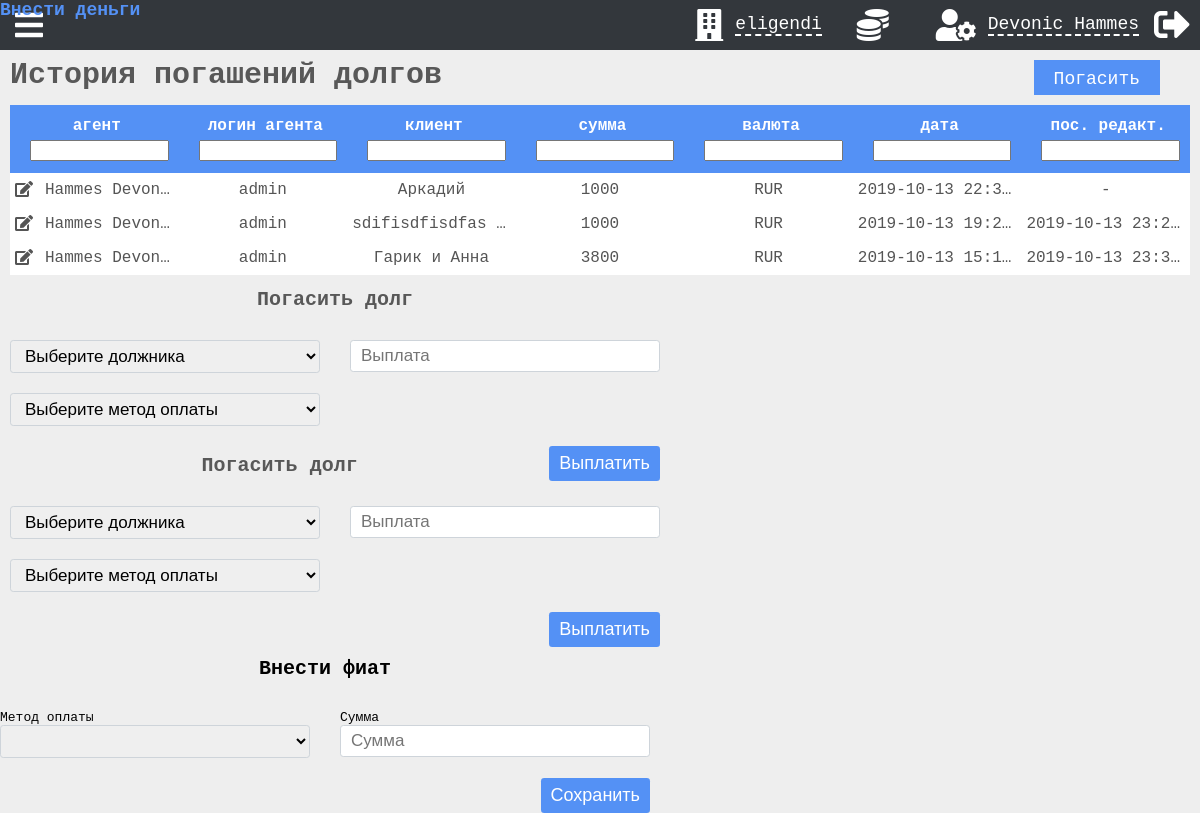
The page /content/debts.php (signed in) on the database its author committed.
### tables this page shows
CREATE TABLE `users` (
  `user_id` int(11) NOT NULL,
  `first_name` varchar(15) DEFAULT NULL,
  `last_name` varchar(15) NOT NULL,
  `role` varchar(30) NOT NULL,
  `branch_id` int(30) NOT NULL,
  `pass_hash` varchar(100) DEFAULT NULL,
  `login` varchar(100) DEFAULT NULL,
  `active` tinyint(1) NOT NULL DEFAULT '1',
  `is_owner` tinyint(1) NOT NULL DEFAULT '0',
  `telegram` varchar(30) DEFAULT NULL
);

CREATE TABLE `debt_history` (
  `debt_history_id` int(11) NOT NULL,
  `user_id` int(11) NOT NULL,
  `client_id` int(11) NOT NULL,
  `debt_sum` decimal(20,2) NOT NULL,
  `date` datetime NOT NULL,
  `method_id` int(11) NOT NULL
);

### components/modals/debt.php (the view, shortened to what this page needs)
<?php
function debtModal($data)
{
    foreach ($data as $key => $var) {
        $data[$key] = mysqliToArray($var);
    }
    $output = '
<div id="Debt-Modal" class="modal" action="" role="form">
<form id="payback-debt-form">
  <h2 class="modal-title">Погасить долг</h2>
  <div class="modal-inputs">
  <p>
<select id="debtorField" data-validation="required length" data-validation-length="min1">
  <option value="" selected disabled>Выберите должника</option>';
    foreach ($data['clients'] as $key => $var) {
        $output .= '<option sum="' . $var['debt'] . '" fiat="' . $var['fiat_id'] . '" value="' . $var['id'] . '">' . $var['client_name'] . ' (' . $var['login'] . ')</option>';
    }
    $output .= '
</select>
</p>
  <p>
  <input id="paybackField" data-validation="required length" data-validation-length="min1" placeholder="Выплата" type="number" name="in" step="0.01">
  </p>
  <p>
<select id="methodField" data-validation="required">
  <option value="" selected disabled>Выберите метод оплаты</option>';
    foreach ($data["methods"] as $key => $var) {
        $output .= '<option value="' . $var['method_id'] . '">' . $var['method_name'] . '</option>';
    }
    $output .= '
</select>
</p>
  </div>
  <input class="modal-submit" type="submit" value="Выплатить">
  </form>
</div>';
    if (iCan(2)) {
        $output .= debtEditModal($data);
    }
    return $output;
}
function debtEditModal($data)
{
    $output = '
<div id="Debt-edit-Modal" class="modal" action="" role="form">
<form id="edit-payback-debt-form">
  <h2 class="modal-title">Погасить долг</h2>
  <div class="modal-inputs">
  <p>
<select id="editDebtorField" data-validation="required length" data-validation-length="min1">
  <option value="" selected disabled>Выберите должника</option>';
    foreach ($data['clients'] as $key => $var) {
        $output .= '<option sum="' . $var['debt'] . '" fiat="' . $var['fiat_id'] . '" value="' . $var['id'] . '">' . $var['client_name'] . ' (' . $var['login'] . ')</option>';
    }
    $output .= '
</select>
</p>
  <p>
  <input id="editPaybackField" data-validation="required length" data-validation-length="min1" placeholder="Выплата" type="number" name="sum" step="0.01">
  </p>
  <p>
<select id="editMethodField" data-validation="required">
  <option value="" selected disabled>Выберите метод оплаты</option>';
    foreach ($data["methods"] as $key => $var) {
        $output .= '<option value="' . $var['method_id'] . '">' . $var['method_name'] . '</option>';
    }
    $output .= '
</select>
</p>
  </div>
  <input class="modal-submit" type="submit" value="Выплатить">
  </form>
</div>';
    return $output;
}

### funcs.php (shortened to what this page needs)
<?php
function display_data($data, $options, $addition_data = NULL)
{
    if (!$options['prepared']) $data = mysqliToArray($data);
    return
        ("
        <div class='table-menu " . $options['type'] . "' " . ($options['range'] ? 'style = "justify-content: left;"' : '') . ">
            <h2 type=" . $options['type'] . ">" . $options['text'] . "</h2>"
            . (iCan($options['btn']) && iCanMax($options['btn-max']) ?
                "<p><a
                    id='add-btn'
                    href=\"#" . $options['type'] . "-Modal\"
                    rel=\"modal:open\">" . $options['btn-text'] . "
                    </a>
                </p>" : '') .
            ($options['range'] ? "
            <div id='reportrange" . $options['range'] . "' class='reportrange'>
                <i class='fa fa-calendar'></i>&nbsp;
                <span></span>
                <i class='fa fa-caret-down'></i>
            </div>" : '') .
            ($options['switch-vg-stat'] ?
                "<button class='switch-vg-stat' id='add-btn'>
                 </button>" : '') . "
        </div>
        <div class='table-wrapper " . $options['type'] . "' id='table-wrapper'>
            <a
                    class='display-none'
                    href='#" . $options['type'] . "-edit-Modal'
                    rel=\"modal:open\">
            </a>
            " . makeTable($data, $options) . "
        </div>
        " . chooseAddModal($options['type'], $data, $addition_data)
        );
}
function makeTable($data, $options)
{
    $output = "<table class='table-container table table-fixed'>";
    foreach ($data as $key => $var) {
        $index = 0;
        if ($key === 0) {
            $output .= '<thead id="table-head"><tr>';
            foreach ($var as $col => $val) {
                if ($col == 'id') continue;
                $output .= "<th><div class='col-wrap'><p>" . $col . "</p><span></span></div><input id=$index-i></th>";
                $index++;
            }
            $output .= '</tr></thead><tbody id="tbody">';
        }
        $index = 0;
        $output .= '<tr  defaultVal = "' . $var['Имя'] . '" itemId = "' . $var['id'] . '">';
        foreach ($var as $col => $val) {
            if ($col == 'id') continue;
            $actions = '';
            if ($index == 0) {
                $actions .= $options['coins'] ? '<i class="fas fa-coins" modal="#' . $options['modal'] . '"></i>' : '';
                $actions .= $options['info'] ? '<i class="fas fa-info-circle" modal="info"></i>' : '';
                $actions .= $options['minus'] ? '<i class="fas fa-minus fa-trash" modal="delete"></i>' : '';
                $actions .= ($options['edit'] && iCan($options['edit'])) ? '<i class="fas fa-edit"  modal="' . $options['type'] . '-edit"></i>' : '';
            }
            if ($col == 'статус') {
                $output .= '<td class=' . $index . '-f title="' . $val . '"><p style="display: none">' . $val . '</p>
                <div class="button b2" id="button-10">
                <input type="checkbox" class="checkbox status ' . ($val == 0 ? 'checked' : '') . '" ' . ($val == 0 ? 'checked' : '') . '>
                <div class="knobs"></div>
                </div>
            </td>';
            } else {
                $output .= '<td class=' . $index . '-f title="' . $val . '">' . $actions . formatData($val) . '</td>';
            }
            $index++;
        }
        $output .= '</tr>';
    }
    $output .= '</tbody></table>';
    return $output;
}
function formatData($val)
{
    if (is_numeric($val))
        $val = round($val, 2);
    return $val === '' || $val === null ? '-' : $val;
}
function mysqliToArray($mysqli_result)
{
    $i = 0;
    $data = null;
    while ($new = mysqli_fetch_assoc($mysqli_result)) $data[$i++] = $new;
    return $data;
}
function chooseAddModal($name, $data, $more_data = NULL)
{
    switch ($name) {
        case "Debt":
            return debtModal($more_data);
    }
}
function accessLevel($role = false)
{
    $r = $role ? $role : $_SESSION['role'];
    switch ($r) {
        case 'admin':
            return 2;
    }
}
function iCan($actionLvl)
{
    return !is_null($actionLvl) && $actionLvl <= accessLevel();
}
function iCanMax($actionLvl)
{
    return is_null($actionLvl) || $actionLvl >= accessLevel();
}

### css/style.css (style rules this page uses)
html, body { height: 100%; background: #eee url('https://i.imgur.com/eeQeRmk.png'); overflow-x: hidden; font-family: monospace; }
html, body, div, span, button, applet, object, iframe, h1, h2, h3, h4, h5, h6, p, blockquote, pre, a, abbr, acronym, address, big, cite, code, del, dfn, em, img, ins, kbd, q, s, samp, small, strike, strong, sub, sup, tt, var, b, u, i, center, dl, dt, dd, ol, ul, li, fieldset, form, label, legend, table, caption, tbody, tfoot, thead, tr, th, td, article, aside, canvas, details, embed, figure, figcaption, footer, header, hgroup, menu, nav, output, ruby, section, summary, time, mark, audio, video { margin: 0; padding: 0; border: 0; outline: none; font-size: 100%; vertical-align: baseline; outline: none; -webkit-font-smoothing: antialiased; -webkit-text-size-adjust: 100%; -ms-text-size-adjust: 100%; -webkit-box-sizing: border-box; -moz-box-sizing: border-box; box-sizing: border-box; }
h2 { font-weight: bold; font-size: 30px; margin-bottom: 10px; margin-top: 10px; }
.table-wrapper { position: relative; max-height: calc(100vh - 150px); overflow-y: auto; margin-bottom: 15px; }
.fa-coins, .fa-building, .fa-edit, .fa-user, .fa-user-cog, .fa-user-shield { margin-right: 12px; }
#add-btn, .modal-submit, .login-form-submit, .daterangepicker .drp-buttons .btn { background-color: #5491F5; outline: none; border: none; padding: 10px 20px; cursor: pointer; color: #fff; text-decoration: none; font-size: 15px; height: 35px; }
#add-btn, .modal-submit, .login-form-submit { display: block; margin: 10px 30px 10px 10px; }
.table { border-collapse: collapse; border-spacing: 0; }
.table-menu { display: flex; justify-content: space-between; height: 55px; }
.table { font-size: 16px; -webkit-box-shadow: 2px 2px 3px -1px rgba(0, 0, 0, 0.35); background: #fff; position: relative; table-layout: fixed; }
.table thead { cursor: pointer; background: #5491F5; z-index: 2; }
.table thead input { display: block; width: 100%; margin: 0 auto; max-width: 150px; }
.table thead tr th { font-weight: bold; padding: 12px 10px; padding-left: 20px; color: #fff; }
.table-container .col-wrap { display: flex; justify-content: center; }
.col-wrap { margin-bottom: 5px; }
.table-container tbody tr { color: #555; }
.table-container tbody tr td { text-align: center; padding: 8px 5px; cursor: default; text-overflow: ellipsis; white-space: nowrap; min-width: 150px; max-width: 150px; overflow: hidden; }
.modal-inputs p { position: relative; }
.modal-title { font-size: 20px; text-align: center; }
.modal-inputs, .orders-modal-owners-list { padding: 20px 0; display: grid; grid-template-columns: auto; grid-column-gap: 30px; grid-row-gap: 20px; }
.modal-inputs input, .orders-modal-owners-list input, .modal-inputs select { width: 100%; padding: 5px 10px; font-size: 17px; border: 1px solid #ced4da; border-radius: .25rem; color: black; }
.modal-submit { float: right; font-size: 18px; margin: 0; border-radius: .25rem; padding: 5px 10px; transition: all .5s; -ms-transition: all .5s; -o-transition: all .5s; -moz-transition: all .5s; }
.modal { max-width: 650px !important; }
@media (min-width: 724px) { .modal-inputs, .orders-modal-owners-list { grid-template-columns: 1fr 1fr; } }
.fas { float: left; }

### css/treeTableStyle.css (style rules this page uses)
a { font-size: 18px !important; }

### rows shown on the page
users: login "admin admin admin"
debt_history: debt_sum "1000 2019-10-13 22:3…"
debt_history: debt_sum "1000 2019-10-13 19:2…"
debt_history: debt_sum "3800 2019-10-13 15:1…"

### other values the page prints
$_SESSION['branch'] "eligendi"
$_SESSION['name'] "Devonic Hammes"
$options['text'] "История погашений долгов"
$options['btn-text'] "Погасить"
$col "агент"
$col "логин агента"
$col "клиент"
$col "сумма"
$col "валюта"
$col "дата"
$col "пос. редакт."
formatData($val) "Hammes Devon Аркадий RUR - Hammes Devon sdifisdfisdfas RUR 2019-10-13 23:2 Hammes Devon Гарик и Анна RUR 2019-10-13 23:3…"
